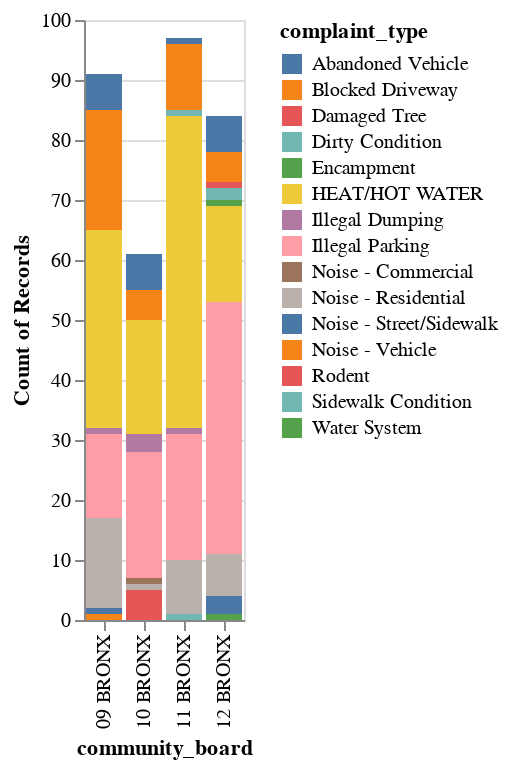

Notebook code for this chart:
### Code cell
alt.Chart(method_of_communication).mark_bar().encode(
    x='community_board:O',
    y='count(complaint_type):Q',
    color='complaint_type:N',
    # column='site:N'
)

### Figure 1 — Vega-Lite specification as saved in the notebook (floating-point values rounded to 4 significant figures; data arrays with more than 128 entries replaced by an {"elided": "..."} marker saying what was removed)
{"config": {"view": {"continuousWidth": 400, "continuousHeight": 300}}, "data": {"name": "data-cdfe1a7055f0fc5ccef9299a10908e54"}, "mark": "bar", "encoding": {"color": {"field": "complaint_type", "type": "nominal"}, "x": {"field": "community_board", "type": "ordinal"}, "y": {"aggregate": "count", "field": "complaint_type", "type": "quantitative"}}, "$schema": "https://vega.github.io/schema/vega-lite/v4.17.0.json", "datasets": {"data-cdfe1a7055f0fc5ccef9299a10908e54": {"elided": "333 records"}}}
